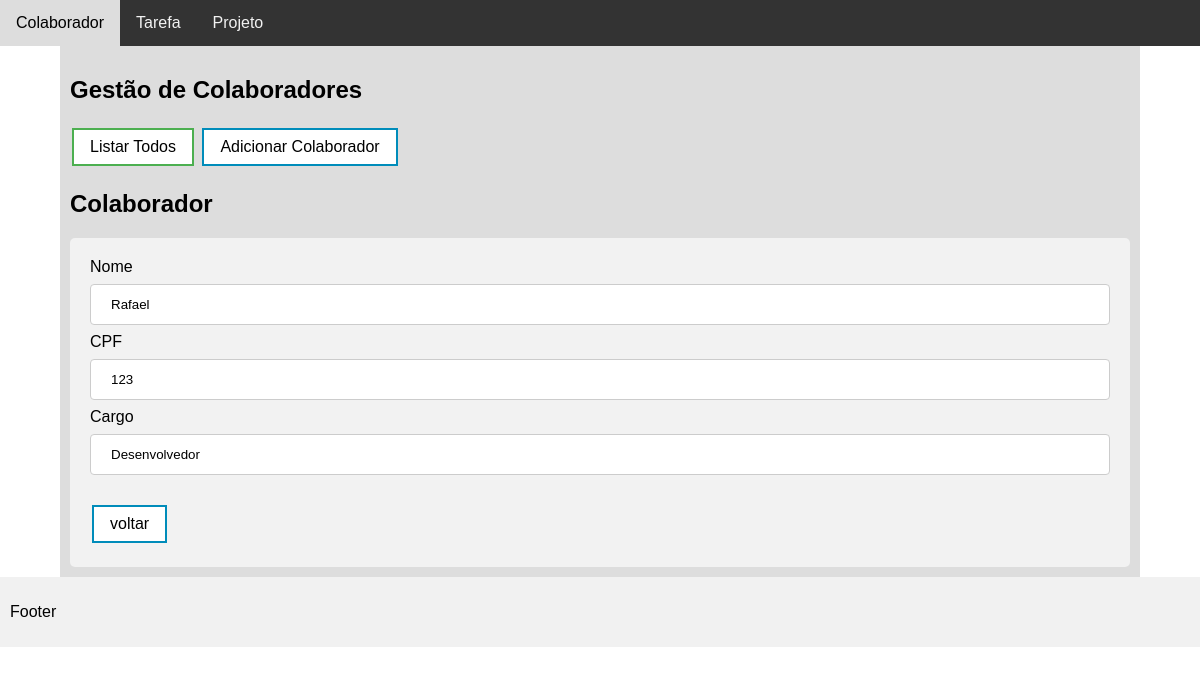
Screenshot of /index.php?pagina=colaborador.php&acao=visualizar&id=1 with the database file from the repository.
### tables this page shows
create table Colaboradores(
	id int primary key auto_increment,
    nome varchar(45),
    cargo varchar(45),
    cpf varchar(45)
);

### Model/Myconnect.php (called while the page is built, shortened)
<?php
class Myconnect{
    private $username = "root";
    private $password = "";
    public function __construct()
    {
        try{
            $this->conn = new PDO('mysql:host=localhost;dbname=LabProject', $this->username, $this->password);
            $this->conn->setAttribute(PDO::ATTR_ERRMODE, PDO::ERRMODE_EXCEPTION);
            return $this->conn;
        }catch(PDOException $e) {
            echo 'ERROR: ' . $e->getMessage();
        }
    }
}

### Model/Colaborador.php (called while the page is built, shortened)
<?php
require_once ("Myconnect.php");
class Colaborador extends Myconnect{
    public function carregarColaborador($id){
        $stmt = $this->conn->prepare('SELECT * FROM colaboradores WHERE id = :id');
        $stmt->execute(array('id' => $id));
        $result = $stmt->fetchAll(PDO :: FETCH_ASSOC);
        return $result;
    }
}

### colaborador.php (the view, shortened to what this page needs)
<?php
require_once("./Model/Colaborador.php");
$colab1 = new Colaborador();
?>
<div>
<h2>Gestão de Colaboradores</h2>
<a href="index.php?pagina=colaborador.php&acao=listar"><button class="button button1">Listar Todos</button></a>
<a href="index.php?pagina=colaborador.php&acao=inserir"><button class="button button2">Adicionar Colaborador</button></a>
</div>
        <?php
if(isset($_GET["acao"]) && !empty($_GET["acao"])){
    $acao = $_GET["acao"];
    if($acao=="listar"){
        $resultado = $colab1->listar();
        if (count($resultado)) {
        ?>
            <table id="customers">
                <tr>
                    <th>ITEM</th>
                    <th>NOME</th>
                    <th>CARGO</th>
                    <th>AÇÃO</th>
                </tr>
            <?php
                $i=1;
                foreach($resultado as $row) {
                    $id = $row["id"];
                ?>
                <tr>
                    <td><?php echo $i++; ?></td>
                    <td><?=$row["nome"]?></td>
                    <td><?=$row["cargo"]?></td>
                    <td>
                    <a href="index.php?pagina=colaborador.php&acao=visualizar&id=<?=$id?>"><button class="button button4">Visualizar</button></a>
                    <a href="index.php?pagina=colaborador.php&acao=alterar&id=<?=$id?>"><button class="button button2">Alterar</button></a>
                    <a href="index.php?pagina=controlerColaborador.php&acao=excluir&id=<?=$id?>"><button class="button button3">Excluir</button></a>
                </td>
                </tr>
                <?php
                }
                ?>
            </table>
                <?php
            } else {
                echo "Nenhum resultado retornado.";
            }
    }elseif($acao=="visualizar"){
        if(isset($_GET["id"]) && !empty($_GET["id"])){
            $id = $_GET["id"];
            $row = $colab1->carregarColaborador($id);
            foreach($row as $dado)
            ?>
            <h2>Colaborador</h2>
            <div class="boxForm">
            <form action="controlerColaborador.php" method="post">
                <label for="nome">Nome</label>
                <input type="text" id="nome" name="nome" value="<?=$dado['nome'];?>">
                <label for="cpf">CPF</label>
                <input type="text" id="cpf" name="cpf" value="<?=$dado['cpf'];?>">
                <label for="cargo">Cargo</label>
                <input type="text" id="cargo" name="cargo" value="<?=$dado['cargo'];?>">
            </form>
            <br>
            <a class="button button2" href="index.php?pagina=colaborador.php&acao=listar">voltar</a>
            </div>
        <?php
        }else{
            header("Location: ./index.php?pagina=colaborador.php&acao=listar&mensagem=erro");{
            }
        }
    }
}
?>

### index.php (style rules this page uses)
* { box-sizing: border-box; font-family: Arial, Helvetica, sans-serif; }
body { margin: 0; font-family: Arial, Helvetica, sans-serif; }
.button { background-color: #4CAF50; border: none; color: white; padding: 8px 16px; text-align: center; text-decoration: none; display: inline-block; font-size: 16px; margin: 4px 2px; transition-duration: 0.4s; cursor: pointer; }
.button1 { background-color: white; color: black; border: 2px solid #4CAF50; }
.button2 { background-color: white; color: black; border: 2px solid #008CBA; }
input[type=text], select { width: 100%; padding: 12px 20px; margin: 8px 0; display: inline-block; border: 1px solid #ccc; border-radius: 4px; box-sizing: border-box; }
.boxForm { width: 100%; border-radius: 5px; background-color: #f2f2f2; padding: 20px; }

### rows the page displays
colaboradores: nome "Rafael", cpf "123", cargo "Desenvolvedor"
